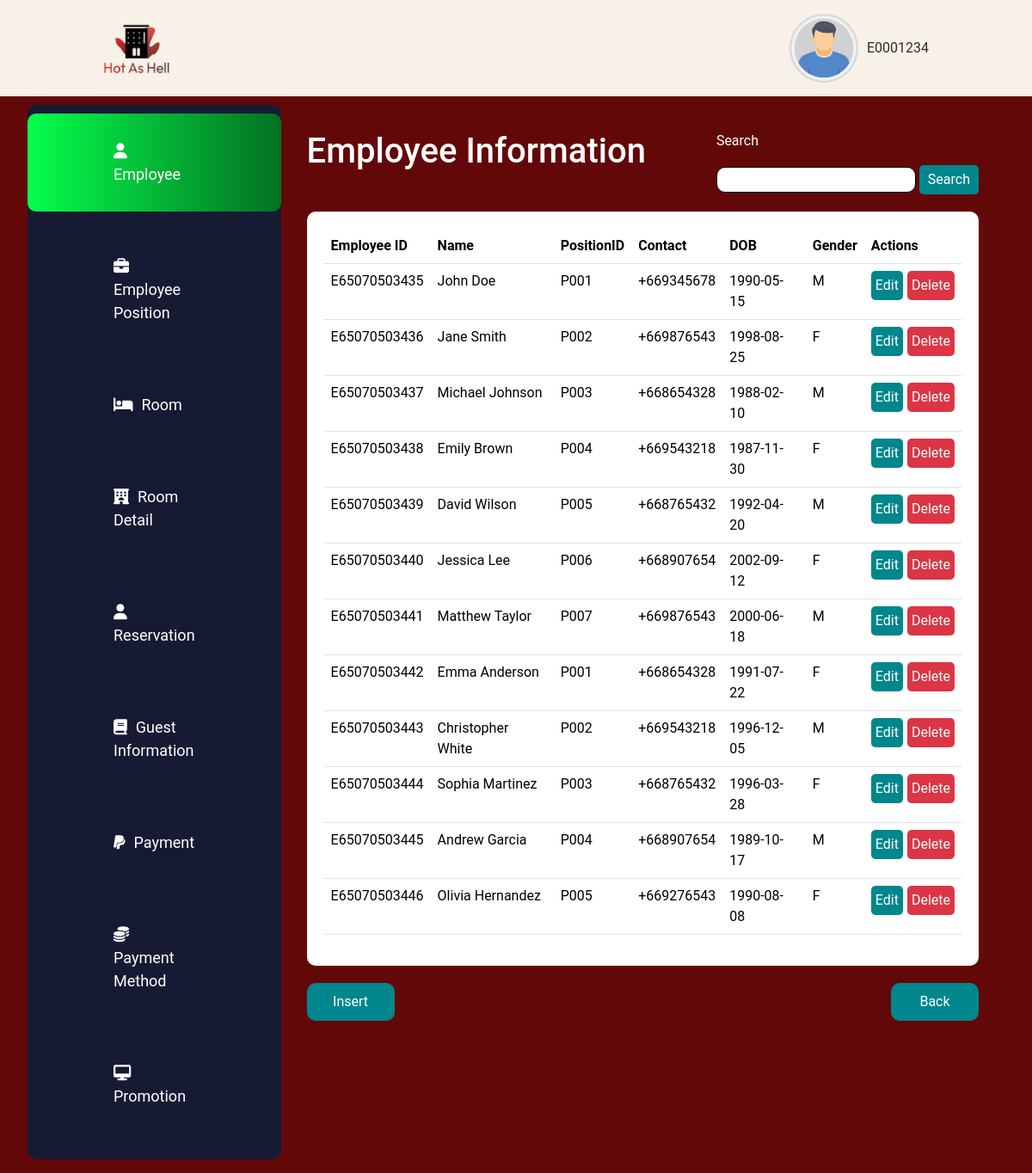
The page /AllLinkedTestDashboard/employee.php on the database as committed earlier.
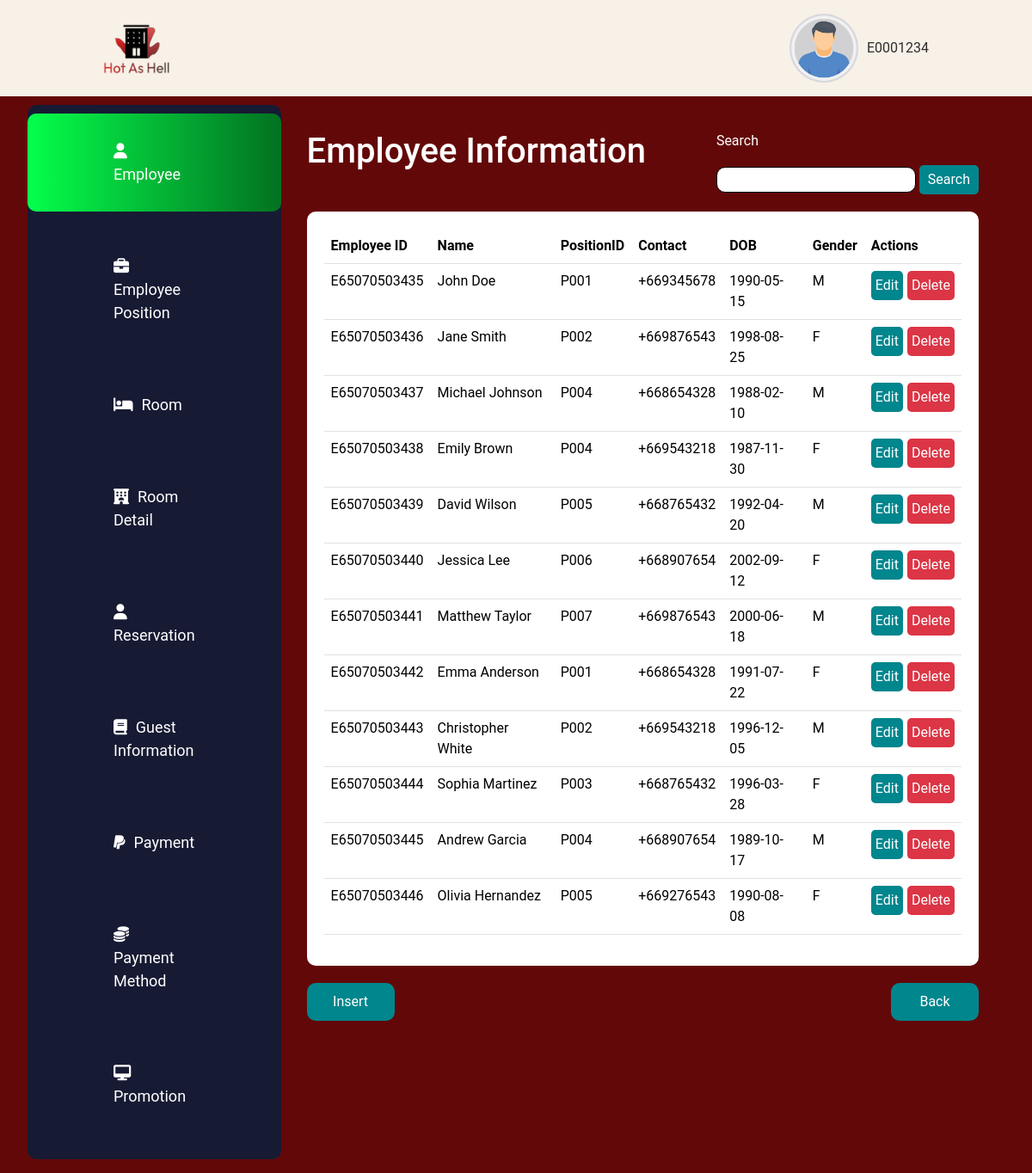
The same page on the database as committed later.
### tables this page shows
CREATE TABLE `employee` (
  `EmployeeID` varchar(12) NOT NULL,
  `FirstName` varchar(30) NOT NULL,
  `LastName` varchar(30) NOT NULL,
  `PositionID` varchar(4) NOT NULL,
  `Password` varchar(255) NOT NULL,
  `Contact` varchar(11) NOT NULL,
  `DOB` date NOT NULL,
  `Gender` varchar(1) NOT NULL
);

### AllLinkedTestDashboard/employee_table.php (the view, shortened to what this page needs)
<?php
$con = mysqli_connect("localhost", "root", "", "hot_as_hell");
$query = "SELECT * FROM Employee";
$result = mysqli_query($con, $query);
if (mysqli_num_rows($result) > 0) {
    while ($row = mysqli_fetch_assoc($result)) {
        echo "<tr>";
        echo "<td>".$row['EmployeeID']."</td>";
        echo "<td>".$row['FirstName']." ".$row['LastName']."</td>";
        echo "<td>".$row['PositionID']."</td>";
        echo "<td>".$row['Contact']."</td>";
        echo "<td>".$row['DOB']."</td>";
        echo "<td>".$row['Gender']."</td>";
        echo "<td>";
        echo "<div style='display: flex; gap: 5px;'>";
        echo "<a href='employee_updatef.php?id=".$row["EmployeeID"]."'><button style='color: white; border-radius: 5px; background-color: #00868D; padding: 5px; border: none;'>Edit</button></a>";
        echo "<a href='employee_deletef.php?id=".$row["EmployeeID"]."'><button style='color: white; border-radius: 5px; background-color: #DC3545; padding: 5px; border: none;'>Delete</button></a>";
        echo "</div>";
        echo "</td>";
        echo "</tr>";
    }
    echo "</table>";
} else {
    echo "<tr><td colspan='8'>No records found</td></tr>";
}
?>

Rows that differ between the two databases and show on the page:
changed employee "Michael": PositionID "P003" → "P004"
